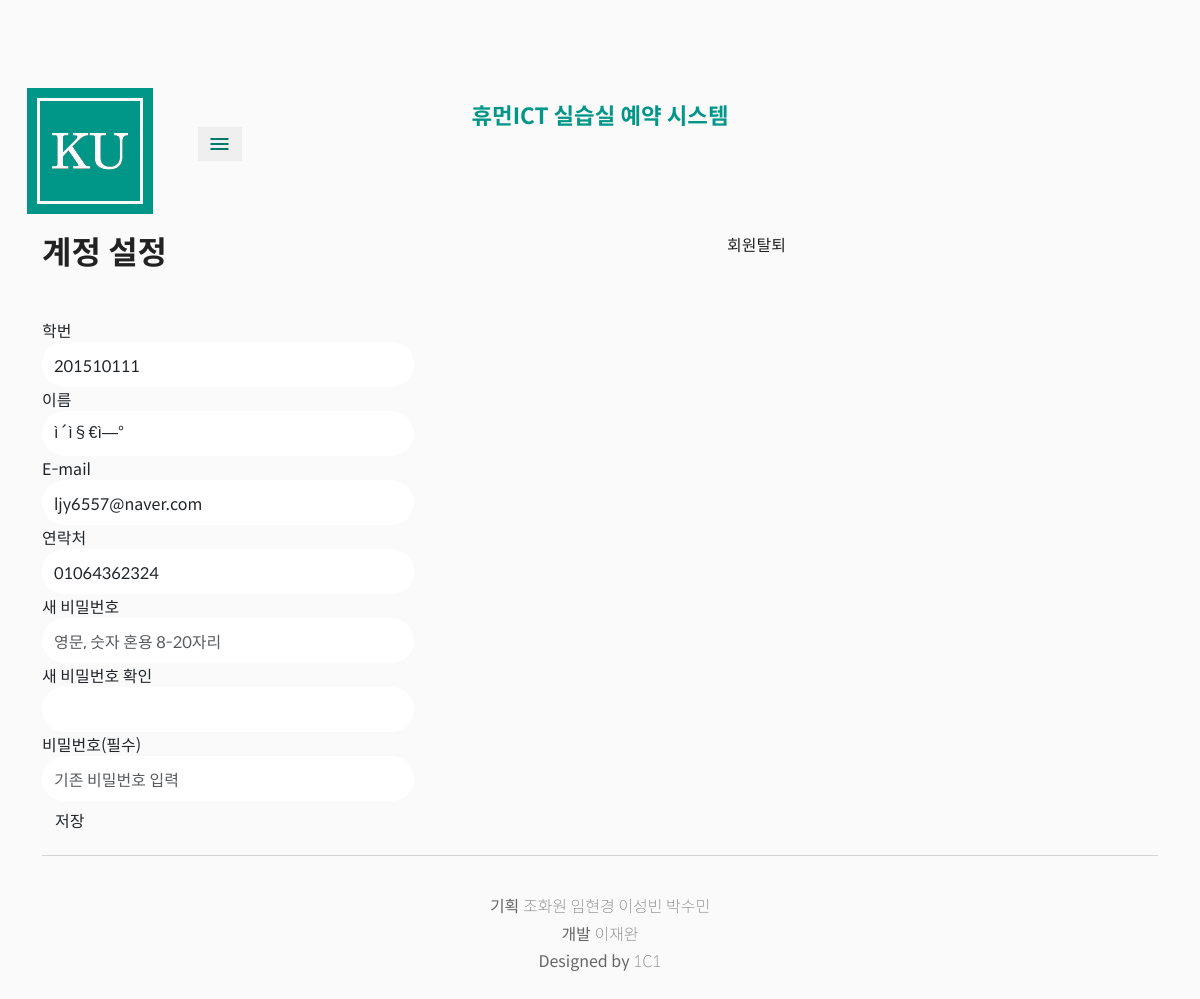
Screenshot of /account.php (signed in) with the database file from the repository.
### tables this page shows
CREATE TABLE `member` (
  `student_number` int(9) NOT NULL DEFAULT '0',
  `password` char(32) DEFAULT NULL,
  `name` char(20) DEFAULT NULL,
  `email` char(30) DEFAULT NULL,
  `tel` char(15) DEFAULT NULL,
  `admin_code` tinyint(1) DEFAULT NULL
);

### account.php (the view, shortened to what this page needs)
<?php
include 'main.html';
$student_number = $_SESSION['student_number'];
$query = "SELECT * FROM member WHERE student_number = $student_number";
if($result = $db->query($query)) {
  $row = $result->fetch_assoc();
}
?>
<div class="container">
  <div class="col-xs-12 col-sm-8 col-sm-offset-2">
    <h1 class="table_title">계정 설정</h1>
    <div class="float_right">
       <a href="account_delete.php">회원탈퇴</a>
    </div>
  </div>
</div>
<br/><br/>
<div class="container">
 <form method="post" action="account_set.php" onsubmit="return account_check();" name="account" class="form-horizontal">
      <div class="form-group">
        <div class="col-xs-12 col-sm-4 col-sm-offset-4">
          <label for="student_number"> 학번</label>
          <input class="form-control input_radius" name="student_number" value="<?=$row['student_number']?>" type="text" readonly>
        </div>
      </div>
      <div class="form-group">
        <div class="col-xs-12 col-sm-4 col-sm-offset-4">
          <label for="name">이름</label>
          <input class="form-control input_radius" name="name" type="text" value="<?=$row['name']?>" readonly>
        </div>
      </div>
      <div class="form-group">
        <div class="col-xs-12 col-sm-4 col-sm-offset-4">
          <label for="email">E-mail</label>
          <input class="form-control input_radius" name="email" type="email" value="<?=$row['email']?>">
        </div>
      </div>
      <div class="form-group">
        <div class="col-xs-12 col-sm-4 col-sm-offset-4">
          <label for="tel">연락처</label>
          <input class="form-control input_radius" name="tel" type="tel" value="<?=$row['tel']?>">
        </div>
      </div>
      <div class="form-group">
        <div class="col-xs-12 col-sm-4 col-sm-offset-4">
          <label for="password">새 비밀번호</label>
          <input type="password" class="form-control input_radius" name="new_password" placeholder="영문, 숫자 혼용 8-20자리" maxlength="20">
        </div>
      </div>
      <div class="form-group">
        <div class="col-xs-12 col-sm-4 col-sm-offset-4">
          <label for="password2">새 비밀번호 확인</label>
          <input type="password" class="form-control input_radius" name="new_password2" maxlength="20">
        </div>
      </div>
      <div class="form-group">
        <div class="col-xs-12 col-sm-4 col-sm-offset-4">
          <label for="password">비밀번호(필수)</label>
          <input type="password" class="form-control input_radius" name="password" placeholder="기존 비밀번호 입력" maxlength="20">
        </div>
      </div>
      <div class="form-group">
        <div class="col-xs-12 col-sm-4 col-sm-offset-4">
          <input class="btn btn-default" type="submit" onclick="return confirm('이대로 계정을 저장하시겠습니까?');" value="저장">
        </div>
      </div>
    </form>
</div>

### main.css (style rules this page uses)
@media (min-width:992px) { .navbar-text { font-size:1.4em!important;margin:.55em 0 0 0!important } }
@media (min-width:992px) { .table_title { font-size:2em!important } }
* { font-family:'Spoqa Han Sans',sans-serif }
body { padding-top:70px;background-color:#fafafa }
footer { margin:0 auto;color:#666 }
a { text-decoration:none!important;color:#222 }
.float_right { float:right }
.weight_100 { font-weight:100 }
.navbar { margin-bottom:0;border:0;background-color:#fafafa }
.navbar-brand { padding:0 }
.navbar-brand>img { height:100%;padding:10px 15px;width:auto }
.navbar-text { width:13em;position:absolute;left:50%;transform:translateX(-50%);font-weight:700;font-size:1.2em;text-align:center;color:#009688!important }
.navbar-default .navbar-toggle { border:0;padding:0 10px;margin:10px }
#nav_icon { color:#00796b;padding:5px 0 }
.table_title { display:inline;font-size:20px;font-weight:700;color:#222 }
.input_radius { border-radius:1.5em;border:0;height:45px }

### rows the page displays
member: student_number "201510111", name "ì´ì§€ì—°", email "ljy6557@naver.com", tel "01064362324"
